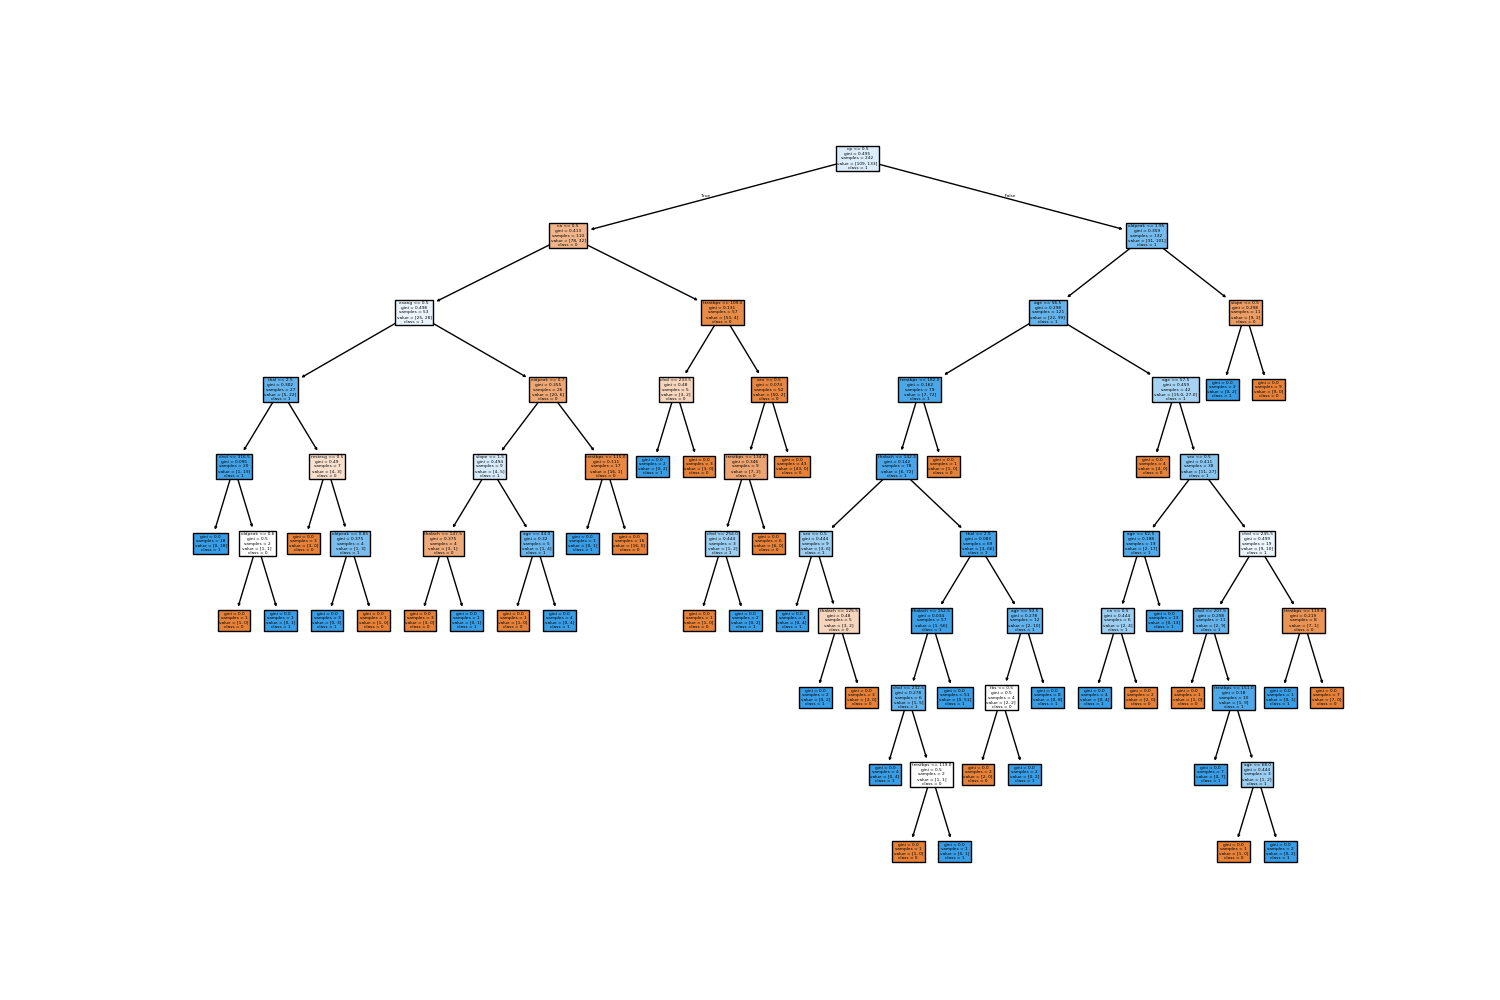

The Python source for this figure:
import pandas as pd
from sklearn.model_selection import train_test_split
from sklearn.tree import DecisionTreeClassifier, plot_tree
from sklearn.ensemble import RandomForestClassifier
from sklearn.metrics import accuracy_score, classification_report, confusion_matrix
import matplotlib.pyplot as plt

# Load dataset
df = pd.read_csv("heart.csv")

# Features and target
X = df.drop("target", axis=1)
y = df["target"]

# Train-test split
X_train, X_test, y_train, y_test = train_test_split(X, y, test_size=0.2, random_state=42)

# ----------------------------
# Decision Tree
# ----------------------------
dt = DecisionTreeClassifier(random_state=42)
dt.fit(X_train, y_train)

y_pred_dt = dt.predict(X_test)

# Save Decision Tree visualization
plt.figure(figsize=(15, 10))
plot_tree(dt, filled=True, feature_names=X.columns, class_names=["0", "1"])
plt.savefig("decision_tree.png")
plt.close()

# ----------------------------
# Random Forest
# ----------------------------
rf = RandomForestClassifier(random_state=42)
rf.fit(X_train, y_train)

y_pred_rf = rf.predict(X_test)

# Save Random Forest Feature Importances
importances = rf.feature_importances_
plt.figure(figsize=(12, 6))
plt.barh(X.columns, importances)
plt.xlabel("Feature Importance")
plt.ylabel("Feature")
plt.title("Random Forest Feature Importances")
plt.savefig("random_forest_importances.png")
plt.close()

# ----------------------------
# Evaluation (store in results.txt)
# ----------------------------
with open("results.txt", "w") as f:
    f.write("Decision Tree Performance:\n")
    f.write(f"Accuracy: {accuracy_score(y_test, y_pred_dt)}\n")
    f.write(classification_report(y_test, y_pred_dt))
    f.write("\nConfusion Matrix:\n")
    f.write(str(confusion_matrix(y_test, y_pred_dt)))
    f.write("\n\n")

    f.write("Random Forest Performance:\n")
    f.write(f"Accuracy: {accuracy_score(y_test, y_pred_rf)}\n")
    f.write(classification_report(y_test, y_pred_rf))
    f.write("\nConfusion Matrix:\n")
    f.write(str(confusion_matrix(y_test, y_pred_rf)))
